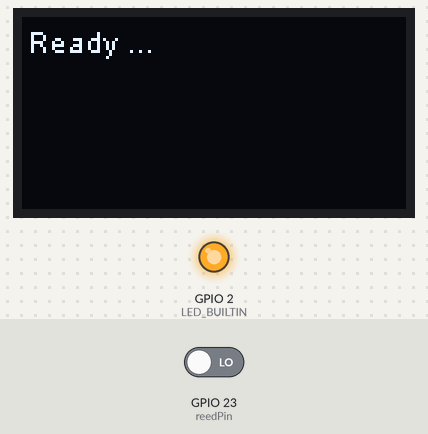
Recording of a sketch running on a simulated ESP8266 (NodeMCU). Shown: 128×64 one-colour display, output pins drawn as LEDs (lit = HIGH, except the on-board LED, lit = LOW). The test bench sets the inputs (shaded band); at power-on: GPIO 23 (reedPin) LOW.

Above: at 0.11 s.
At 1.2 s:
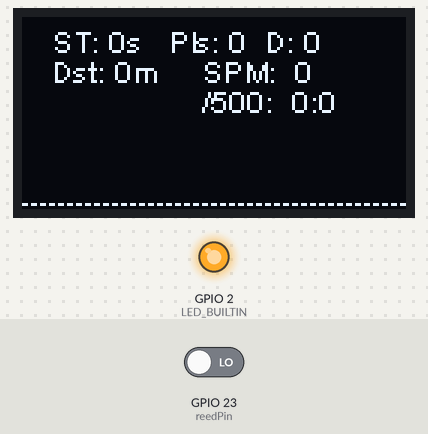
1.3 s: GPIO 23 (reedPin) driven HIGH
At 6.4 s:
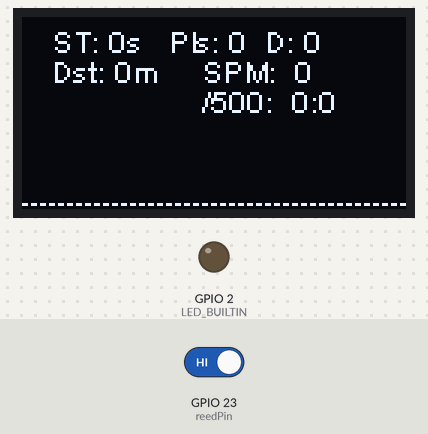
Timing chart, 0 to 7.9 s (numbered marks = the images above; inputs shaded):
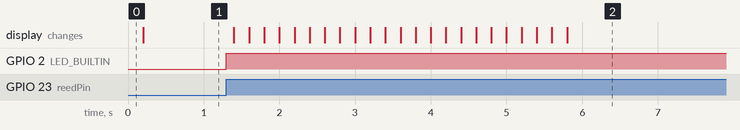

The sketch:

rowerdisplay.ino
```cpp
/* FluidRower display */
#include "pins_arduino.h"
#include <Wire.h>
#include "SSD1306Wire.h"

#define HISTORY 50  // keep last 5s
#define PERIOD 200  // update every 100ms
#define PULSESPERMETER 5 // seems correct

// for 128x64 displays:
SSD1306Wire display(0x3c, SDA, SCL);  // ADDRESS, SDA, SCL

int reedPin = 23;
volatile int cnt = 0;
volatile int freq_cnt = 0;
int hist[HISTORY] = {0};
int hist_gradient[HISTORY] = {0};
int prevReed = LOW;
int last_time = 0;
int lastDisplayTime = 0;
int time_500m = 0;
long last_micros = 0;
int debouncing_time_ms = 2;
int period_100ms = 0;
float splittime_500m = 0;
int watts = 0;
int SPM = 0;
int pulses_last_stroke = 0;

void IRAM_ATTR IRQ_handler();

void setup() {
  pinMode(LED_BUILTIN, OUTPUT);
  pinMode(reedPin, INPUT_PULLDOWN);
  attachInterrupt(reedPin, IRQ_handler, RISING);
  Serial.begin(115200);

  display.init();
  display.flipScreenVertically();
  display.setFont(ArialMT_Plain_10);
  display.drawString(2, 2, "Ready ...");
  display.display();
}

void IRAM_ATTR IRQ_handler()
{
   if ((long)(micros() - last_micros) >= debouncing_time_ms * 1000) {
      digitalWrite(LED_BUILTIN, HIGH);
      cnt++;
      freq_cnt++;
      last_micros = micros();
   }
}

// the loop function runs over and over again forever
void loop() {
  if(millis() - last_time >= PERIOD)
  {
    int local_freq_cnt = freq_cnt;
    noInterrupts();
    freq_cnt = 0;
    interrupts();

    last_time += PERIOD;
    for(int i=HISTORY-1; i>0; i--)
    {
       hist_gradient[i] = hist[i] - hist[i-1];
       hist[i] = hist[i-1];
    }
    hist_gradient[0] = hist[0] - local_freq_cnt;
    hist[0] = local_freq_cnt;

    if(hist[0] > 2 && hist_gradient[0] > 0)
    {
      //period_100ms = 99;
      for(int i=(1000/PERIOD); i<HISTORY; i++)
      {
        if(hist[i] > 2 && hist_gradient[i] > 0)
        {
          period_100ms = i;
          SPM = 60 * (1000/PERIOD) / period_100ms;
          pulses_last_stroke = 0;
          for(int k=0; k<i; k++)
             pulses_last_stroke += hist[k];
          float strokeperiod = (float)period_100ms / (float)(1000 / PERIOD);  // seconds - e.g. 14*5= 3seconds
          float strokedistance = (float)pulses_last_stroke / (float)PULSESPERMETER;  // e.g. 30/5=6m;
          splittime_500m = 500.f * strokeperiod / strokedistance;
          //splittime_500m = (int)((float)(500 * (1000/PERIOD)) / (float)(pulses_last_stroke * PULSESPERMETER)) ;
          break;
        }
      }
    }

    int j=0;
    display.clear();
    display.drawString(10, 10+2, "Dst: " + String(cnt/PULSESPERMETER) + "m");
    display.drawString(10, 2, "ST: " + String((int)splittime_500m) + "s   Pls: " + String(pulses_last_stroke) + "  D: " + String(period_100ms));
    display.drawString(60, 10+2, "SPM:  " + String(SPM) );
    display.drawString(60, 20+2, "/500:  " + String(((int)splittime_500m)/ 60) + ":" + String((int)splittime_500m%60) );

    for(j=0; j<HISTORY;j++)
    {
      int h=1+(hist[j]*3);
      int x=j*6;
      int y=63-h;
      int w=2;
      display.drawRect(x, y, w, h);
      h=1+(hist[j]*3+hist[j+1]*3)/2;
      x=j*6+3;
      y=63-h;
      w=2;
      display.drawRect(x, y, w, h);

    }
    display.display();
  }
}
```

Measured:
- after the input at 1.3 s, GPIO 2 (LED_BUILTIN): LOW → HIGH at once; the display: first changes after 0.10 s (image 2 shows a later state)
